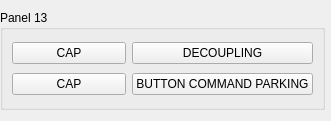
<?xml version="1.0" encoding="UTF-8"?>
<ui version="4.0">
 <class>Panel13</class>
 <widget class="QWidget" name="Panel13">
  <property name="geometry">
   <rect>
    <x>0</x>
    <y>0</y>
    <width>331</width>
    <height>121</height>
   </rect>
  </property>
  <property name="windowTitle">
   <string>Form</string>
  </property>
  <widget class="QGroupBox" name="groupBox">
   <property name="geometry">
    <rect>
     <x>0</x>
     <y>10</y>
     <width>325</width>
     <height>100</height>
    </rect>
   </property>
   <property name="title">
    <string>Panel 13</string>
   </property>
   <layout class="QGridLayout" name="gridLayout">
    <item row="0" column="0">
     <widget class="QPushButton" name="pushButton_4">
      <property name="text">
       <string>CAP</string>
      </property>
     </widget>
    </item>
    <item row="0" column="1">
     <widget class="QPushButton" name="decouplingButton">
      <property name="text">
       <string>DECOUPLING</string>
      </property>
     </widget>
    </item>
    <item row="1" column="0">
     <widget class="QPushButton" name="pushButton_3">
      <property name="text">
       <string>CAP</string>
      </property>
     </widget>
    </item>
    <item row="1" column="1">
     <widget class="QPushButton" name="commandParkingButton">
      <property name="text">
       <string>BUTTON COMMAND PARKING</string>
      </property>
     </widget>
    </item>
   </layout>
  </widget>
 </widget>
 <resources/>
 <connections/>
</ui>
